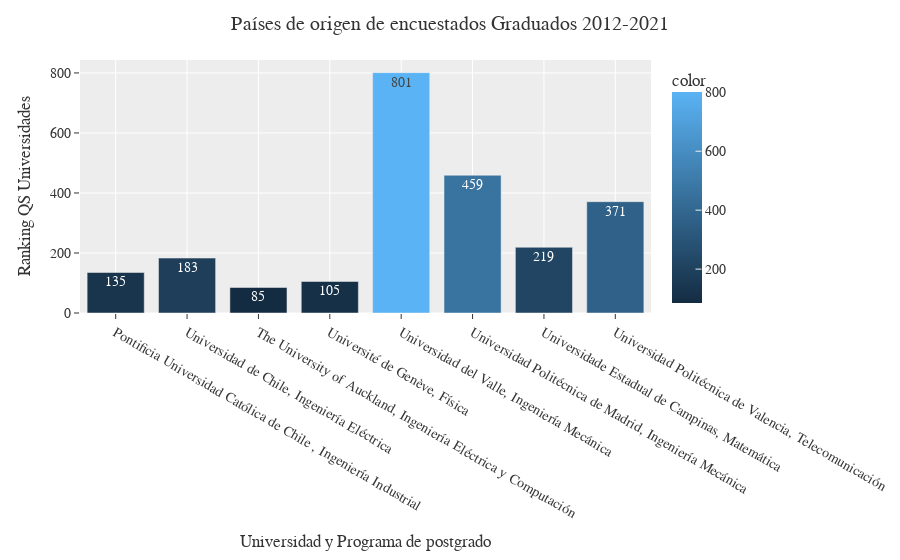

The code cell stored with this chart in its notebook:
### Markdown cell above
## ¿Cuáles son las Universidades y áreas de postgrados?

### Code cell
x =['Pontificia Universidad Católica de Chile\n, Ingeniería Industrial', 
       'Universidad de Chile, Ingeniería Eléctrica', 
       'The University of Auckland, Ingeniería Eléctrica y Computación',
       'Université de Genève, Física',
       'Universidad del Valle, Ingeniería Mecánica',
       'Universidad Politécnica de Madrid, Ingeniería Mecánica',
       'Universidade Estadual de Campinas, Matemática',
       'Universidad Politécnica de Valencia, Telecomunicación']
y =[135, 
       183, 
       85, 
       105,
       801, 
       459,
       219,
       371]

texts = ["135","183","85","105","801", "459", '219', '371']
positions = ['inside','inside','inside','inside','inside', 'inside','inside','inside']
fig = px.bar(x=x, y=y, color=df_egresados_subset_columns.Rank_QS, template='ggplot2')
fig.update_layout(
    title="Países de origen de encuestados Graduados 2012-2021", yaxis_title='Ranking QS Universidades', font=dict(
        family="Rockwell", size=14),
    xaxis_title="Universidad y Programa de postgrado")
fig.update_traces(texttemplate = texts, textposition = positions)
fig.show()

### Figure 1 — Plotly figure (JSON) as saved in the notebook; plotly's stock layout.template omitted (floating-point values rounded to 4 significant figures)
{"data": [{"alignmentgroup": "True", "hovertemplate": "x=%{x}<br>y=%{y}<br>color=%{marker.color}<extra></extra>", "legendgroup": "", "marker": {"color": [135, 183, 85, 105, 801, 459, 219, 371], "coloraxis": "coloraxis"}, "name": "", "offsetgroup": "", "orientation": "v", "showlegend": false, "textposition": ["inside", "inside", "inside", "inside", "inside", "inside", "inside", "inside"], "texttemplate": ["135", "183", "85", "105", "801", "459", "219", "371"], "type": "bar", "x": ["Pontificia Universidad Católica de Chile\n, Ingeniería Industrial", "Universidad de Chile, Ingeniería Eléctrica", "The University of Auckland, Ingeniería Eléctrica y Computación", "Université de Genève, Física", "Universidad del Valle, Ingeniería Mecánica", "Universidad Politécnica de Madrid, Ingeniería Mecánica", "Universidade Estadual de Campinas, Matemática", "Universidad Politécnica de Valencia, Telecomunicación"], "xaxis": "x", "y": [135, 183, 85, 105, 801, 459, 219, 371], "yaxis": "y"}], "layout": {"barmode": "relative", "coloraxis": {"colorbar": {"title": {"text": "color"}}, "colorscale": [[0, "rgb(20,44,66)"], [1, "rgb(90,179,244)"]]}, "font": {"family": "Rockwell", "size": 14}, "legend": {"tracegroupgap": 0}, "margin": {"t": 60}, "title": {"text": "Países de origen de encuestados Graduados 2012-2021"}, "xaxis": {"anchor": "y", "domain": [0, 1], "title": {"text": "Universidad y Programa de postgrado"}}, "yaxis": {"anchor": "x", "domain": [0, 1], "title": {"text": "Ranking QS Universidades"}}}}
